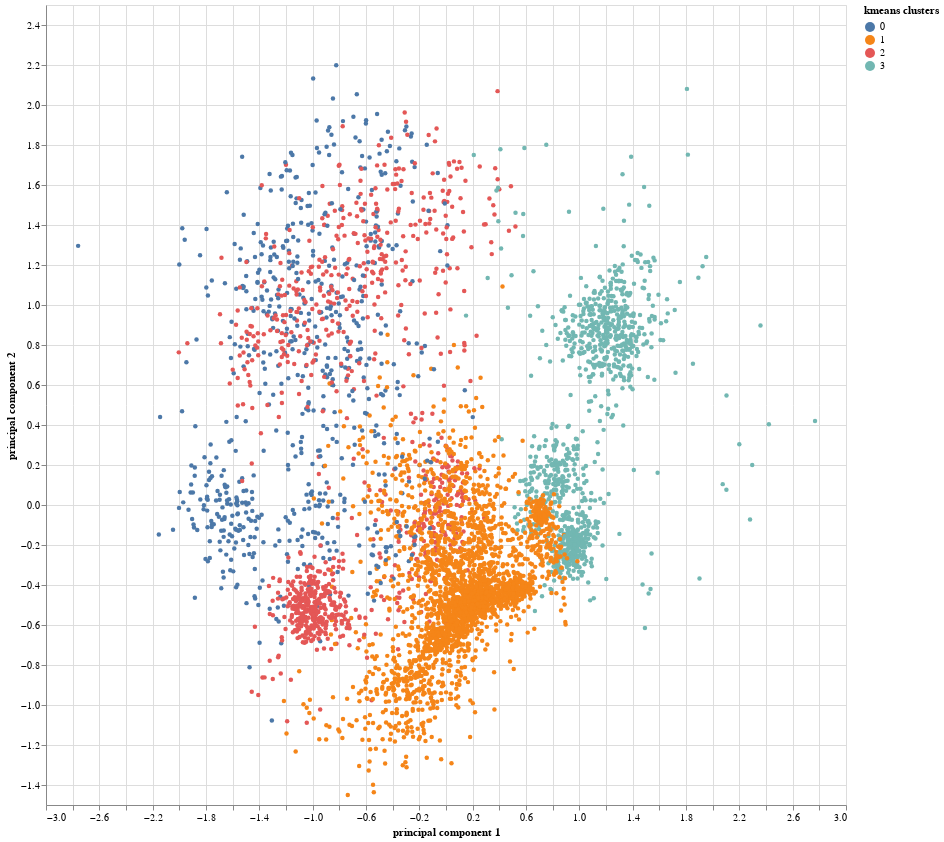

Notebook code cell kept with this figure:
### Markdown cell above
### 6.3.0 Four K-means Clusters

### Code cell
source = kmeansdf_0
chart = alt.Chart(source).mark_circle(size=20, opacity = 1).encode(x='principal component 1:Q',y='principal component 2:Q',
                                                        color = 'kmeans clusters:N'
                                                        ).properties(
                                                        width=800,
                                                        height=800).interactive()
chart

### Figure 1 — Vega-Lite specification as saved in the notebook (floating-point values rounded to 4 significant figures; data arrays with more than 128 entries replaced by an {"elided": "..."} marker saying what was removed)
{"config": {"view": {"continuousWidth": 400, "continuousHeight": 300}}, "data": {"name": "data-57e8fcafd6d2bacf92869555515ad256"}, "mark": {"type": "circle", "opacity": 1, "size": 20}, "encoding": {"color": {"field": "kmeans clusters", "type": "nominal"}, "x": {"field": "principal component 1", "type": "quantitative"}, "y": {"field": "principal component 2", "type": "quantitative"}}, "height": 800, "selection": {"selector007": {"type": "interval", "bind": "scales", "encodings": ["x", "y"]}}, "width": 800, "$schema": "https://vega.github.io/schema/vega-lite/v4.17.0.json", "datasets": {"data-57e8fcafd6d2bacf92869555515ad256": {"elided": "5127 records"}}}
